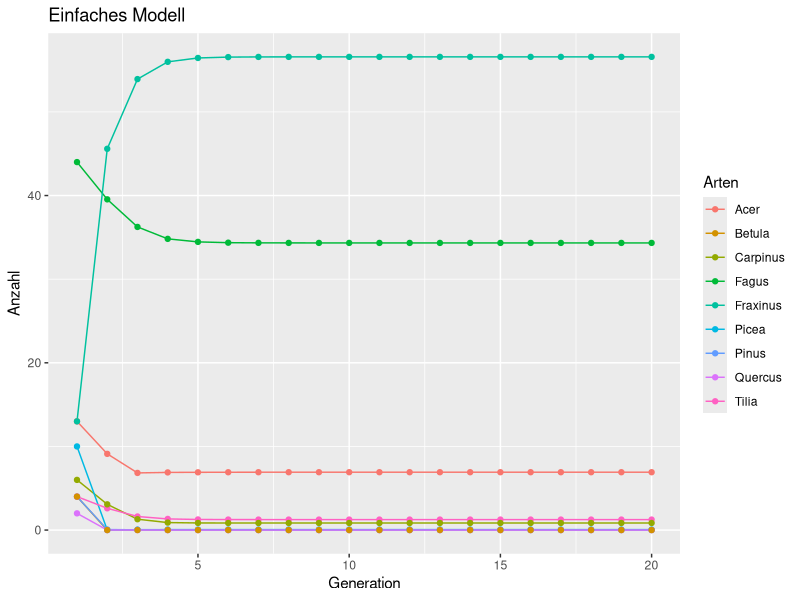

Recreate this plot in R.
library(tidyverse)
arten <- c ("Fagus","Pinus","Picea","Tilia","Quercus","Acer","Carpinus","Betula","Fraxinus")
anfang <- c (44,4,10,4,2,13,6,4,13)
anfangs.baumzahl <- sum (anfang)

uebergang <- rbind(
  c(0.463,0.409,0.300,0.63,0.01,0.48,0.16,0.00,0.250),
  c(0.000,0.000,0.000,0.00,0.00,0.00,0.01,0.00,0.000),
  c(0.000,0.000,0.000,0.00,0.00,0.00,0.00,0.00,0.001),
  c(0.020,0.000,0.050,0.05,0.00,0.03,0.08,0.00,0.004),
  c(0.000,0.000,0.000,0.00,0.00,0.00,0.00,0.00,0.000),
  c(0.031,0.108,0.305,0.28,0.16,0.04,0.13,0.00,0.090),
  c(0.000,0.082,0.005,0.01,0.34,0.08,0.13,0.00,0.003),
  c(0.000,0.000,0.000,0.00,0.00,0.00,0.00,0.00,0.000),
  c(0.486,0.401,0.340,0.06,0.49,0.37,0.49,0.00,0.650))

n = 20		                               # Anzahl Generationen (Zeitraum der Simulation)
k = length (anfang)	                       # Anzahl Baumarten
zusammensetzung <- matrix(nrow=n,ncol=k)   # Matrix mit Zustandsvektoren

zusammensetzung [1,] <- anfang            # 1.Zeile der Matrix wird mit Anfangsbestand der Kronenbäume gefüllt
for (i in 1:19) { 
  verjuengung <- uebergang %*% zusammensetzung[i,]  #in jedem Schritt wird die Anfangszahl der Kronenbäume mit den Uebergangswahrscheinlichkeiten multipliziert 
  verjuengungs.baumzahl <- sum (verjuengung)        #Anzahl der Kronenbäume in der neuen Generation werden zusammengezählt
  zusammensetzung [i+1,] <- verjuengung * (anfangs.baumzahl/verjuengungs.baumzahl) } #die Anzahl Kronenbäuume in der nächsten Generation wird so skaliert, dass die Summe der Kronnenbäume gleich bleibt. 

#die Matrix "zusammensetzung" enthält nun die Resultate nach jedem Verjuengungsschritt=Generationenschritt: in jede Zeile [i+1,] kommt die neuen Anzahl Kronenbäume pro Art


colnames(zusammensetzung) <-arten
zusammensetzung <- data.frame(zusammensetzung)
zusammensetzung <-bind_cols(zusammensetzung,Generation=c(1:20))
zusammensetzung <- zusammensetzung %>% gather(key=Arten,value=Anzahl,Fagus,Pinus,Picea, Tilia, Quercus, Acer,Carpinus,  Betula, Fraxinus ,-Generation) # wir machen wieder das long format!
zusammensetzung
zusammensetzung$Arten <- as.factor(zusammensetzung$Arten)

m1<- ggplot(zusammensetzung, aes(x=Generation, y=Anzahl,group=Arten,color=Arten)) + 
  geom_line()+
  geom_point() + 
  labs(title="Einfaches Modell ")
m1

